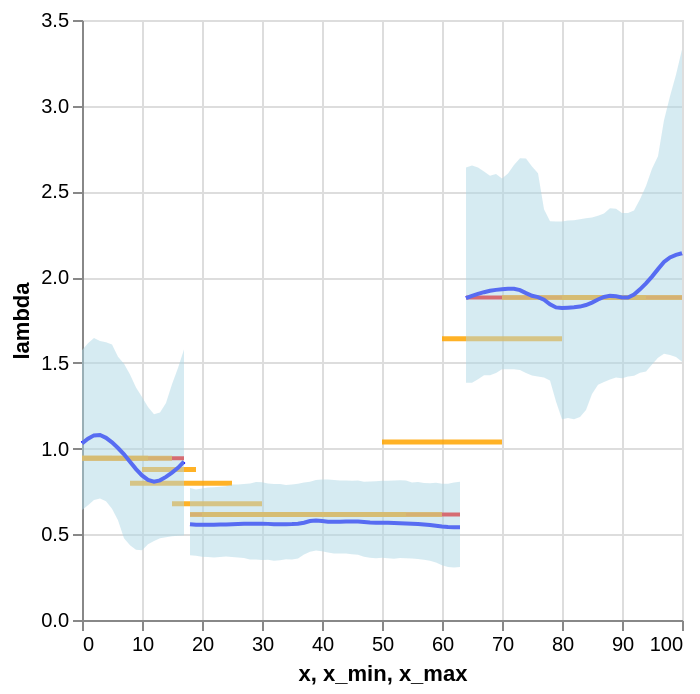

Notebook source saved alongside this figure:
### Code cell
plot_posterior_lam(df_expanded, df_rates, mcmc_samples)

### Figure 1 — Vega-Lite specification as saved in the notebook (floating-point values rounded to 4 significant figures)
{"config": {"view": {"continuousWidth": 300, "continuousHeight": 300}}, "layer": [{"data": {"name": "data-8c1a8779aa6a6e52b88266f6e7380585"}, "mark": {"type": "line", "color": "red"}, "encoding": {"detail": {"field": "segment", "type": "nominal"}, "x": {"field": "x", "type": "quantitative"}, "y": {"field": "lambda", "title": "lambda", "type": "quantitative"}}}, {"data": {"name": "data-f77c8e4c605da7fa41a5ea27eef36e56"}, "mark": {"type": "rule", "color": "orange", "opacity": 0.85, "strokeWidth": 2.5}, "encoding": {"x": {"field": "x_min", "type": "quantitative"}, "x2": {"field": "x_max"}, "y": {"field": "lambda_obs", "title": "lambda", "type": "quantitative"}}}, {"data": {"name": "data-8c1a8779aa6a6e52b88266f6e7380585"}, "mark": {"type": "line", "color": "blue"}, "encoding": {"detail": {"field": "segment", "type": "nominal"}, "x": {"field": "x", "type": "quantitative"}, "y": {"field": "lam", "title": "lambda", "type": "quantitative"}}}, {"data": {"name": "data-8c1a8779aa6a6e52b88266f6e7380585"}, "mark": {"type": "area", "color": "lightblue", "opacity": 0.5}, "encoding": {"detail": {"field": "segment", "type": "nominal"}, "x": {"field": "x", "type": "quantitative"}, "y": {"field": "lam_lower", "title": "lambda", "type": "quantitative"}, "y2": {"field": "lam_upper", "title": "lambda"}}}], "$schema": "https://vega.github.io/schema/vega-lite/v6.1.0.json", "datasets": {"data-8c1a8779aa6a6e52b88266f6e7380585": [{"x": 0, "lambda": 0.9442, "lam": 1.031, "lam_lower": 0.6424, "lam_upper": 1.574, "segment": 0}, {"x": 1, "lambda": 0.9442, "lam": 1.057, "lam_lower": 0.6693, "lam_upper": 1.614, "segment": 0}, {"x": 2, "lambda": 0.9442, "lam": 1.077, "lam_lower": 0.7005, "lam_upper": 1.645, "segment": 0}, {"x": 3, "lambda": 0.9442, "lam": 1.079, "lam_lower": 0.7084, "lam_upper": 1.627, "segment": 0}, {"x": 4, "lambda": 0.9442, "lam": 1.063, "lam_lower": 0.6928, "lam_upper": 1.62, "segment": 0}, {"x": 5, "lambda": 0.9442, "lam": 1.036, "lam_lower": 0.6491, "lam_upper": 1.608, "segment": 0}, {"x": 6, "lambda": 0.9442, "lam": 1.003, "lam_lower": 0.5819, "lam_upper": 1.535, "segment": 0}, {"x": 7, "lambda": 0.9442, "lam": 0.9666, "lam_lower": 0.4765, "lam_upper": 1.495, "segment": 0}, {"x": 8, "lambda": 0.9442, "lam": 0.9233, "lam_lower": 0.4363, "lam_upper": 1.433, "segment": 0}, {"x": 9, "lambda": 0.9442, "lam": 0.8801, "lam_lower": 0.4098, "lam_upper": 1.356, "segment": 0}, {"x": 10, "lambda": 0.9442, "lam": 0.8435, "lam_lower": 0.4072, "lam_upper": 1.301, "segment": 0}, {"x": 11, "lambda": 0.9442, "lam": 0.817, "lam_lower": 0.4423, "lam_upper": 1.242, "segment": 0}, {"x": 12, "lambda": 0.9442, "lam": 0.807, "lam_lower": 0.4612, "lam_upper": 1.2, "segment": 0}, {"x": 13, "lambda": 0.9442, "lam": 0.8147, "lam_lower": 0.4775, "lam_upper": 1.21, "segment": 0}, {"x": 14, "lambda": 0.9442, "lam": 0.835, "lam_lower": 0.4828, "lam_upper": 1.266, "segment": 0}, {"x": 15, "lambda": 0.9442, "lam": 0.8597, "lam_lower": 0.4891, "lam_upper": 1.376, "segment": 0}, {"x": 16, "lambda": 0.9442, "lam": 0.8876, "lam_lower": 0.4912, "lam_upper": 1.47, "segment": 0}, {"x": 17, "lambda": 0.9442, "lam": 0.9235, "lam_lower": 0.4932, "lam_upper": 1.578, "segment": 0}, {"x": 18, "lambda": 0.6159, "lam": 0.5582, "lam_lower": 0.3779, "lam_upper": 0.7702, "segment": 1}, {"x": 19, "lambda": 0.6159, "lam": 0.5561, "lam_lower": 0.3755, "lam_upper": 0.7607, "segment": 1}, {"x": 20, "lambda": 0.6159, "lam": 0.5551, "lam_lower": 0.3695, "lam_upper": 0.7667, "segment": 1}, {"x": 21, "lambda": 0.6159, "lam": 0.5553, "lam_lower": 0.3669, "lam_upper": 0.7736, "segment": 1}, {"x": 22, "lambda": 0.6159, "lam": 0.5562, "lam_lower": 0.3648, "lam_upper": 0.7747, "segment": 1}, {"x": 23, "lambda": 0.6159, "lam": 0.5571, "lam_lower": 0.3671, "lam_upper": 0.7771, "segment": 1}, {"x": 24, "lambda": 0.6159, "lam": 0.5577, "lam_lower": 0.3697, "lam_upper": 0.78, "segment": 1}, {"x": 25, "lambda": 0.6159, "lam": 0.5586, "lam_lower": 0.3679, "lam_upper": 0.7899, "segment": 1}, {"x": 26, "lambda": 0.6159, "lam": 0.5598, "lam_lower": 0.3653, "lam_upper": 0.7902, "segment": 1}, {"x": 27, "lambda": 0.6159, "lam": 0.5608, "lam_lower": 0.3613, "lam_upper": 0.7934, "segment": 1}, {"x": 28, "lambda": 0.6159, "lam": 0.5613, "lam_lower": 0.3535, "lam_upper": 0.7961, "segment": 1}, {"x": 29, "lambda": 0.6159, "lam": 0.5617, "lam_lower": 0.3532, "lam_upper": 0.8044, "segment": 1}, {"x": 30, "lambda": 0.6159, "lam": 0.5617, "lam_lower": 0.3496, "lam_upper": 0.8032, "segment": 1}, {"x": 31, "lambda": 0.6159, "lam": 0.5607, "lam_lower": 0.3508, "lam_upper": 0.7968, "segment": 1}, {"x": 32, "lambda": 0.6159, "lam": 0.5591, "lam_lower": 0.3458, "lam_upper": 0.794, "segment": 1}, {"x": 33, "lambda": 0.6159, "lam": 0.5583, "lam_lower": 0.3492, "lam_upper": 0.794, "segment": 1}, {"x": 34, "lambda": 0.6159, "lam": 0.5588, "lam_lower": 0.3537, "lam_upper": 0.7875, "segment": 1}, {"x": 35, "lambda": 0.6159, "lam": 0.5595, "lam_lower": 0.3533, "lam_upper": 0.7911, "segment": 1}, {"x": 36, "lambda": 0.6159, "lam": 0.5611, "lam_lower": 0.359, "lam_upper": 0.7942, "segment": 1}, {"x": 37, "lambda": 0.6159, "lam": 0.5677, "lam_lower": 0.3814, "lam_upper": 0.8027, "segment": 1}, {"x": 38, "lambda": 0.6159, "lam": 0.5775, "lam_lower": 0.3981, "lam_upper": 0.8069, "segment": 1}, {"x": 39, "lambda": 0.6159, "lam": 0.581, "lam_lower": 0.4047, "lam_upper": 0.8167, "segment": 1}, {"x": 40, "lambda": 0.6159, "lam": 0.5771, "lam_lower": 0.4015, "lam_upper": 0.8189, "segment": 1}, {"x": 41, "lambda": 0.6159, "lam": 0.5737, "lam_lower": 0.3934, "lam_upper": 0.8197, "segment": 1}, {"x": 42, "lambda": 0.6159, "lam": 0.5732, "lam_lower": 0.388, "lam_upper": 0.8166, "segment": 1}, {"x": 43, "lambda": 0.6159, "lam": 0.5736, "lam_lower": 0.3873, "lam_upper": 0.8137, "segment": 1}, {"x": 44, "lambda": 0.6159, "lam": 0.5742, "lam_lower": 0.3873, "lam_upper": 0.8134, "segment": 1}, {"x": 45, "lambda": 0.6159, "lam": 0.5751, "lam_lower": 0.3836, "lam_upper": 0.8116, "segment": 1}, {"x": 46, "lambda": 0.6159, "lam": 0.575, "lam_lower": 0.38, "lam_upper": 0.8144, "segment": 1}, {"x": 47, "lambda": 0.6159, "lam": 0.5722, "lam_lower": 0.3695, "lam_upper": 0.8061, "segment": 1}, {"x": 48, "lambda": 0.6159, "lam": 0.5685, "lam_lower": 0.3625, "lam_upper": 0.8083, "segment": 1}, {"x": 49, "lambda": 0.6159, "lam": 0.5669, "lam_lower": 0.3605, "lam_upper": 0.8099, "segment": 1}, {"x": 50, "lambda": 0.6159, "lam": 0.5671, "lam_lower": 0.3637, "lam_upper": 0.812, "segment": 1}, {"x": 51, "lambda": 0.6159, "lam": 0.5668, "lam_lower": 0.3607, "lam_upper": 0.813, "segment": 1}, {"x": 52, "lambda": 0.6159, "lam": 0.5654, "lam_lower": 0.3576, "lam_upper": 0.8138, "segment": 1}, {"x": 53, "lambda": 0.6159, "lam": 0.5643, "lam_lower": 0.3619, "lam_upper": 0.8146, "segment": 1}, {"x": 54, "lambda": 0.6159, "lam": 0.5635, "lam_lower": 0.3597, "lam_upper": 0.8138, "segment": 1}, {"x": 55, "lambda": 0.6159, "lam": 0.5621, "lam_lower": 0.3582, "lam_upper": 0.8015, "segment": 1}, {"x": 56, "lambda": 0.6159, "lam": 0.56, "lam_lower": 0.3559, "lam_upper": 0.8056, "segment": 1}, {"x": 57, "lambda": 0.6159, "lam": 0.5576, "lam_lower": 0.3521, "lam_upper": 0.7994, "segment": 1}, {"x": 58, "lambda": 0.6159, "lam": 0.5543, "lam_lower": 0.3451, "lam_upper": 0.7983, "segment": 1}, {"x": 59, "lambda": 0.6159, "lam": 0.5495, "lam_lower": 0.3352, "lam_upper": 0.801, "segment": 1}, {"x": 60, "lambda": 0.6159, "lam": 0.5448, "lam_lower": 0.3191, "lam_upper": 0.7952, "segment": 1}, {"x": 61, "lambda": 0.6159, "lam": 0.5422, "lam_lower": 0.3091, "lam_upper": 0.7941, "segment": 1}, {"x": 62, "lambda": 0.6159, "lam": 0.5416, "lam_lower": 0.306, "lam_upper": 0.8024, "segment": 1}, {"x": 63, "lambda": 0.6159, "lam": 0.5412, "lam_lower": 0.3087, "lam_upper": 0.8067, "segment": 1}, {"x": 64, "lambda": 1.882, "lam": 1.878, "lam_lower": 1.383, "lam_upper": 2.64, "segment": 2}, {"x": 65, "lambda": 1.882, "lam": 1.89, "lam_lower": 1.385, "lam_upper": 2.651, "segment": 2}, {"x": 66, "lambda": 1.882, "lam": 1.902, "lam_lower": 1.405, "lam_upper": 2.639, "segment": 2}, {"x": 67, "lambda": 1.882, "lam": 1.912, "lam_lower": 1.428, "lam_upper": 2.616, "segment": 2}, {"x": 68, "lambda": 1.882, "lam": 1.92, "lam_lower": 1.428, "lam_upper": 2.592, "segment": 2}, {"x": 69, "lambda": 1.882, "lam": 1.926, "lam_lower": 1.441, "lam_upper": 2.602, "segment": 2}, {"x": 70, "lambda": 1.882, "lam": 1.929, "lam_lower": 1.462, "lam_upper": 2.576, "segment": 2}, {"x": 71, "lambda": 1.882, "lam": 1.932, "lam_lower": 1.463, "lam_upper": 2.605, "segment": 2}, {"x": 72, "lambda": 1.882, "lam": 1.932, "lam_lower": 1.462, "lam_upper": 2.654, "segment": 2}, {"x": 73, "lambda": 1.882, "lam": 1.924, "lam_lower": 1.459, "lam_upper": 2.693, "segment": 2}, {"x": 74, "lambda": 1.882, "lam": 1.907, "lam_lower": 1.442, "lam_upper": 2.692, "segment": 2}, {"x": 75, "lambda": 1.882, "lam": 1.891, "lam_lower": 1.426, "lam_upper": 2.645, "segment": 2}, {"x": 76, "lambda": 1.882, "lam": 1.883, "lam_lower": 1.421, "lam_upper": 2.606, "segment": 2}, {"x": 77, "lambda": 1.882, "lam": 1.869, "lam_lower": 1.414, "lam_upper": 2.396, "segment": 2}, {"x": 78, "lambda": 1.882, "lam": 1.842, "lam_lower": 1.397, "lam_upper": 2.326, "segment": 2}, {"x": 79, "lambda": 1.882, "lam": 1.823, "lam_lower": 1.274, "lam_upper": 2.325, "segment": 2}, {"x": 80, "lambda": 1.882, "lam": 1.819, "lam_lower": 1.171, "lam_upper": 2.325, "segment": 2}, {"x": 81, "lambda": 1.882, "lam": 1.822, "lam_lower": 1.178, "lam_upper": 2.331, "segment": 2}, {"x": 82, "lambda": 1.882, "lam": 1.824, "lam_lower": 1.171, "lam_upper": 2.332, "segment": 2}, {"x": 83, "lambda": 1.882, "lam": 1.828, "lam_lower": 1.184, "lam_upper": 2.338, "segment": 2}, {"x": 84, "lambda": 1.882, "lam": 1.837, "lam_lower": 1.225, "lam_upper": 2.343, "segment": 2}, {"x": 85, "lambda": 1.882, "lam": 1.852, "lam_lower": 1.319, "lam_upper": 2.348, "segment": 2}, {"x": 86, "lambda": 1.882, "lam": 1.87, "lam_lower": 1.372, "lam_upper": 2.357, "segment": 2}, {"x": 87, "lambda": 1.882, "lam": 1.885, "lam_lower": 1.388, "lam_upper": 2.372, "segment": 2}, {"x": 88, "lambda": 1.882, "lam": 1.891, "lam_lower": 1.403, "lam_upper": 2.401, "segment": 2}, {"x": 89, "lambda": 1.882, "lam": 1.888, "lam_lower": 1.415, "lam_upper": 2.399, "segment": 2}, {"x": 90, "lambda": 1.882, "lam": 1.881, "lam_lower": 1.41, "lam_upper": 2.374, "segment": 2}, {"x": 91, "lambda": 1.882, "lam": 1.882, "lam_lower": 1.421, "lam_upper": 2.374, "segment": 2}, {"x": 92, "lambda": 1.882, "lam": 1.899, "lam_lower": 1.425, "lam_upper": 2.389, "segment": 2}, {"x": 93, "lambda": 1.882, "lam": 1.929, "lam_lower": 1.442, "lam_upper": 2.454, "segment": 2}, {"x": 94, "lambda": 1.882, "lam": 1.963, "lam_lower": 1.45, "lam_upper": 2.531, "segment": 2}, {"x": 95, "lambda": 1.882, "lam": 2.003, "lam_lower": 1.491, "lam_upper": 2.632, "segment": 2}, {"x": 96, "lambda": 1.882, "lam": 2.047, "lam_lower": 1.53, "lam_upper": 2.706, "segment": 2}, {"x": 97, "lambda": 1.882, "lam": 2.088, "lam_lower": 1.553, "lam_upper": 2.915, "segment": 2}, {"x": 98, "lambda": 1.882, "lam": 2.115, "lam_lower": 1.545, "lam_upper": 3.055, "segment": 2}, {"x": 99, "lambda": 1.882, "lam": 2.13, "lam_lower": 1.534, "lam_upper": 3.181, "segment": 2}, {"x": 100, "lambda": 1.882, "lam": 2.14, "lam_lower": 1.506, "lam_upper": 3.328, "segment": 2}], "data-f77c8e4c605da7fa41a5ea27eef36e56": [{"obs_interval": "[0,12)", "x_min": 0, "x_max": 11, "lambda_obs": 0.9442}, {"obs_interval": "[0,5]", "x_min": 0, "x_max": 5, "lambda_obs": 0.9442}, {"obs_interval": "[10,20)", "x_min": 10, "x_max": 19, "lambda_obs": 0.8785}, {"obs_interval": "[15,30]", "x_min": 15, "x_max": 30, "lambda_obs": 0.6774}, {"obs_interval": "[18,35)", "x_min": 18, "x_max": 34, "lambda_obs": 0.6159}, {"obs_interval": "[20,40]", "x_min": 20, "x_max": 40, "lambda_obs": 0.6159}, {"obs_interval": "[25,45)", "x_min": 25, "x_max": 44, "lambda_obs": 0.6159}, {"obs_interval": "[30,50]", "x_min": 30, "x_max": 50, "lambda_obs": 0.6159}, {"obs_interval": "[35,55)", "x_min": 35, "x_max": 54, "lambda_obs": 0.6159}, {"obs_interval": "[40,60]", "x_min": 40, "x_max": 60, "lambda_obs": 0.6159}, {"obs_interval": "[5,15]", "x_min": 5, "x_max": 15, "lambda_obs": 0.9442}, {"obs_interval": "[50,70]", "x_min": 50, "x_max": 70, "lambda_obs": 1.038}, {"obs_interval": "[60,80]", "x_min": 60, "x_max": 80, "lambda_obs": 1.64}, {"obs_interval": "[70,90]", "x_min": 70, "x_max": 90, "lambda_obs": 1.882}, {"obs_interval": "[8,25]", "x_min": 8, "x_max": 25, "lambda_obs": 0.7983}, {"obs_interval": "[80,95)", "x_min": 80, "x_max": 94, "lambda_obs": 1.882}, {"obs_interval": "[90,100]", "x_min": 90, "x_max": 100, "lambda_obs": 1.882}]}}
